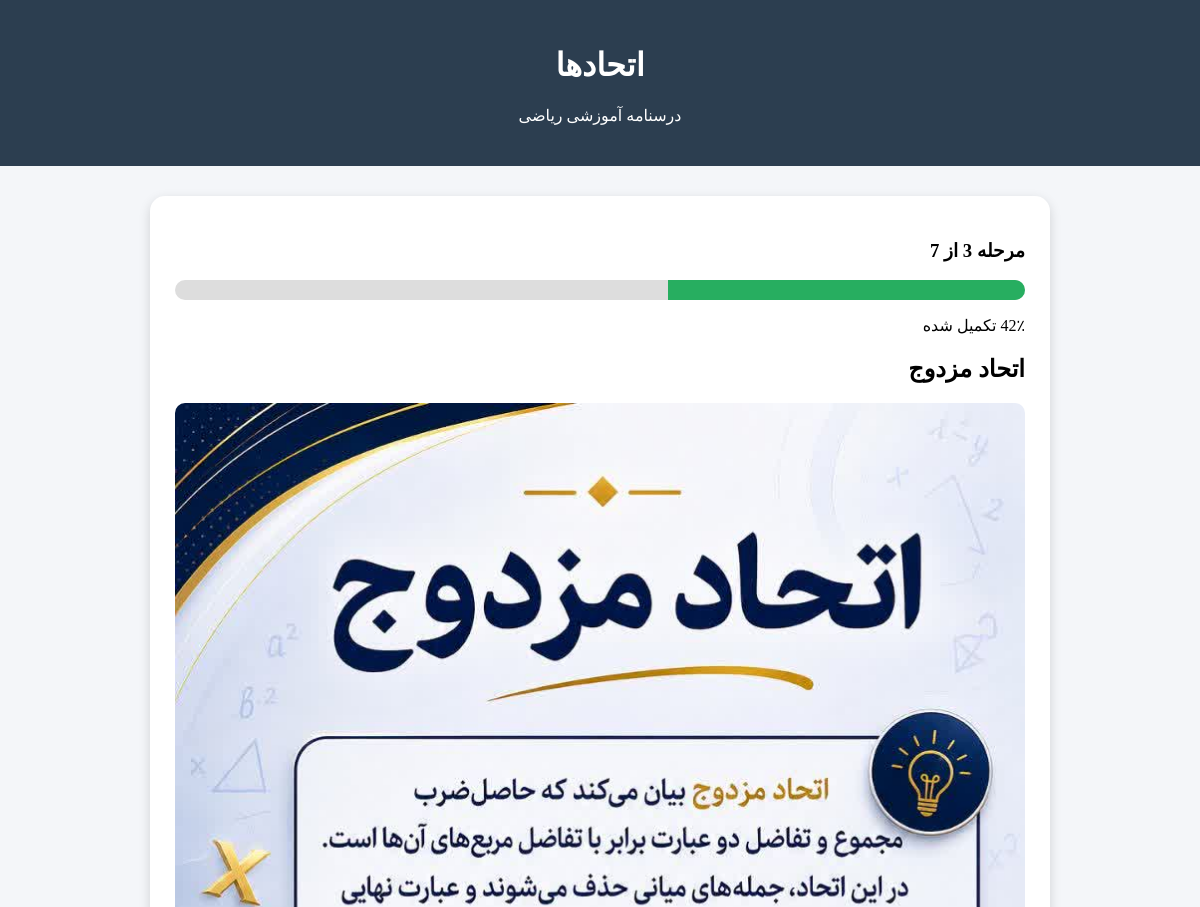
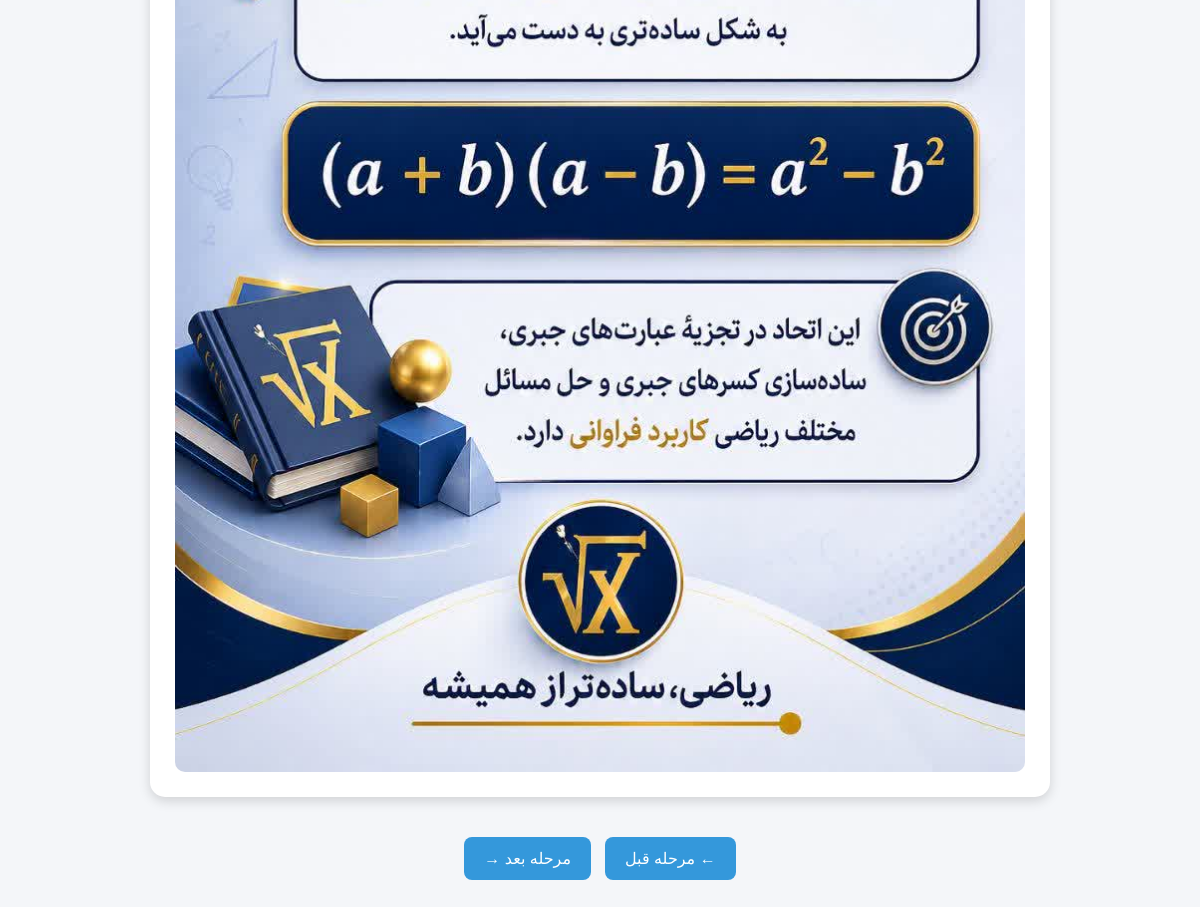
/lessons/4/3/, run on the app's committed database (2 pictures, top to bottom).
### lessons/models.py (models this page shows, shortened)
class Topic(models.Model):
    title = models.CharField(max_length=100)

class Step(models.Model):
    STEP_TYPES = (
        ('image', 'تصویر'),
        ('video', 'ویدیو'),
        ('question', 'سؤال'),
        ('finish', 'پایان'),
    )
    topic = models.ForeignKey(
        Topic,
        on_delete=models.CASCADE,
        related_name='steps'
    )
    title = models.CharField(max_length=200, blank=True)
    step_type = models.CharField(max_length=10, choices=STEP_TYPES)
    order = models.PositiveIntegerField()
    image = models.ImageField(upload_to='lesson_images/', blank=True, null=True)
    video = models.FileField(upload_to='lesson_videos/', blank=True, null=True)
    question = models.TextField(blank=True)
    analysis = models.TextField(blank=True)

### lessons/views.py (the view)
# urls.py: path('<int:topic_id>/<int:step_order>/', views.step_view, name='step_view'),
def step_view(request, topic_id, step_order):
    topic = get_object_or_404(Topic, id=topic_id)
    step = get_object_or_404(
        Step,
        topic=topic,
        order=step_order
    )
    total_steps = Step.objects.filter(topic=topic).count()
    progress = int((step_order / total_steps) * 100)
    next_step = Step.objects.filter(
        topic=topic,
        order=step_order + 1
    ).first()
    previous_step = Step.objects.filter(
        topic=topic,
        order=step_order - 1
    ).first()
    return render(request, 'lessons/step.html', {
        'topic': topic,
        'step': step,
        'next_step': next_step,
        'previous_step': previous_step,
        'total_steps': total_steps,
        'progress': progress,
    })

### templates/lessons/step.html (shortened to what this page needs)
<!DOCTYPE html>
<html lang="fa" dir="rtl">
<head>
</head>
<body>
<div class="header">
    <h1>{{ topic.title }}</h1>
    <p>درسنامه آموزشی ریاضی</p>
</div>
<div class="container">
    <div class="card">
        <h3>
            مرحله {{ step.order }} از {{ total_steps }}
        </h3>
        <div class="progress-bar">
            <div class="progress-fill" style="width: {{ progress }}%;"></div>
        </div>
        <p>{{ progress }}٪ تکمیل شده</p>
        {% if step.title %}
            <h2>{{ step.title }}</h2>
        {% endif %}
        {% if step.step_type == 'image' %}
            <img src="{{ step.image.url }}" alt="تصویر آموزشی">
        {% elif step.step_type == 'video' %}
            <video controls>
                <source src="{{ step.video.url }}">
            </video>
        {% endif %}
    </div>
    <div class="navigation">
        {% if previous_step %}
        <a href="{% url 'step_view' topic.id previous_step.order %}">
            <button class="btn">
                ← مرحله قبل
            </button>
        </a>
        {% endif %}
        {% if next_step %}
        <a href="{% url 'step_view' topic.id next_step.order %}">
            <button class="btn">
                مرحله بعد →
            </button>
        </a>
        {% endif %}
    </div>
</div>
</body>
</html>

### templates/lessons/step.html (style rules this page uses)
body { font-family:tahoma; background:#f4f6f9; margin:0; padding:0; }
.header { background:#2c3e50; color:white; text-align:center; padding:25px; }
.container { width:90%; max-width:900px; margin:30px auto; }
.card { background:white; border-radius:15px; padding:25px; box-shadow:0 4px 12px rgba(0,0,0,0.15); }
.progress-bar { width:100%; height:20px; background:#ddd; border-radius:20px; overflow:hidden; margin:15px 0; }
.progress-fill { height:100%; background:#27ae60; transition:0.5s; }
img { max-width:100%; border-radius:10px; display:block; margin:auto; }
.btn { background:#3498db; color:white; border:none; padding:12px 20px; border-radius:8px; cursor:pointer; font-size:16px; margin-top:15px; }
.navigation { text-align:center; margin-top:25px; }
.navigation a { text-decoration:none; margin:0 5px; }

### data on the page
Topic: title "اتحادها"
Step: title "اتحاد مزدوج", image (picture)

### other printed values
{{ total_steps }} "7"
{{ progress }} "42"
